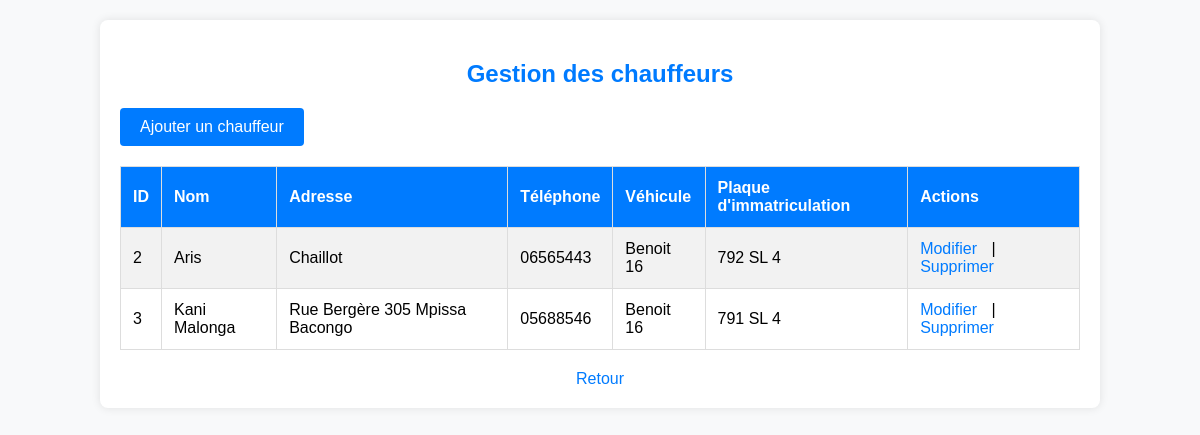
The page /Gestion_taxi_service/chauffeurs.php on the database its author committed.
### tables this page shows
CREATE TABLE `chauffeurs` (
  `id` int(11) NOT NULL,
  `Nom` varchar(255) NOT NULL,
  `Adresse` varchar(255) NOT NULL,
  `Téléphone` varchar(20) NOT NULL,
  `vehicule_id` int(11) DEFAULT NULL
);

CREATE TABLE `vehicules` (
  `id` int(11) NOT NULL,
  `marque` varchar(255) NOT NULL,
  `modele` varchar(255) NOT NULL,
  `plaque_immatriculation` varchar(255) NOT NULL,
  `date_achat` date NOT NULL
);

### Gestion_taxi_service/chauffeurs.php (the view, shortened to what this page needs)
<!DOCTYPE html>
<html lang="fr">
<head>
</head>
<body>
    <div class="container">
        <h2>Gestion des chauffeurs</h2>
        <a class="button" href="ajouter_chauffeur.php">Ajouter un chauffeur</a>
        <table>
            <tr>
                <th>ID</th>
                <th>Nom</th>
                <th>Adresse</th>
                <th>Téléphone</th>
                <th>Véhicule</th>
                <th>Plaque d'immatriculation</th>
                <th>Actions</th>
            </tr>
            <?php
            $conn = new mysqli("localhost", "root", "", "gestion_taxi");
            $sql = "SELECT chauffeurs.id, chauffeurs.Nom, chauffeurs.Adresse, chauffeurs.Téléphone, vehicules.marque, vehicules.plaque_immatriculation FROM chauffeurs LEFT JOIN vehicules ON chauffeurs.vehicule_id = vehicules.id";
            $result = $conn->query($sql);
            if ($result->num_rows > 0) {
                while ($row = $result->fetch_assoc()) {
                    echo "<tr>";
                    echo "<td>" . $row['id'] . "</td>";
                    echo "<td>" . $row['Nom'] . "</td>";
                    echo "<td>" . $row['Adresse'] . "</td>";
                    echo "<td>" . $row['Téléphone'] . "</td>";
                    echo "<td>" . $row['marque'] . "</td>";
                    echo "<td>" . $row['plaque_immatriculation'] . "</td>";
                    echo "<td class='actions'><a href='modifier_chauffeur.php?id=" . $row['id'] . "'>Modifier</a> | <a href='supprimer_chauffeur.php?id=" . $row['id'] . "'>Supprimer</a></td>";
                    echo "</tr>";
                }
            } else {
                echo "<tr><td colspan='7'>Aucun chauffeur trouvé.</td></tr>";
            }
            ?>
        </table>
        <a class="back" href="tableau_de_bord.php">Retour</a>
    </div>
</body>
</html>

### Gestion_taxi_service/chauffeurs.php (style rules this page uses)
body { font-family: Arial, sans-serif; background-color: #f8f9fa; margin: 0; padding: 0; }
.container { width: 80%; margin: 20px auto; background-color: #fff; border-radius: 8px; box-shadow: 0 0 10px rgba(0, 0, 0, 0.1); padding: 20px; }
h2 { text-align: center; color: #007bff; margin-bottom: 20px; }
a.button { display: inline-block; background-color: #007bff; color: #fff; text-decoration: none; padding: 10px 20px; border-radius: 4px; margin-bottom: 20px; }
table { width: 100%; border-collapse: collapse; }
th, td { border: 1px solid #ddd; padding: 12px; text-align: left; }
th { background-color: #007bff; color: #fff; }
tr:nth-child(even) { background-color: #f2f2f2; }
td.actions a { margin-right: 10px; color: #007bff; text-decoration: none; }
a.back { display: block; margin-top: 20px; text-align: center; color: #007bff; text-decoration: none; }

### rows shown on the page
chauffeurs: id "2", Nom "Aris", Adresse "Chaillot", Téléphone "06565443", vehicule.marque "Benoit 16", vehicule.plaque_immatriculation "792 SL 4"
chauffeurs: id "3", Nom "Kani Malonga", Adresse "Rue Bergère 305 Mpissa Bacongo", Téléphone "05688546", vehicule.marque "Benoit 16", vehicule.plaque_immatriculation "791 SL 4"
